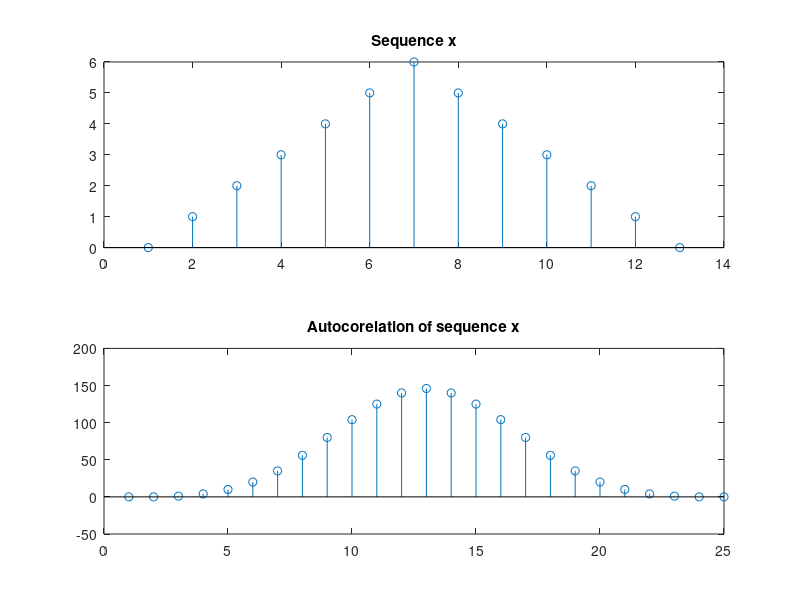

Source code (MATLAB):
clc;
close all;
clear all;
x=[0,1,2,3,4,5,6,5,4,3,2,1,0];
subplot(2,1,1);
stem(x)
title('Sequence x');
y=xcorr(x);
subplot(2,1,2);
stem(y)
title('Autocorelation of sequence x')